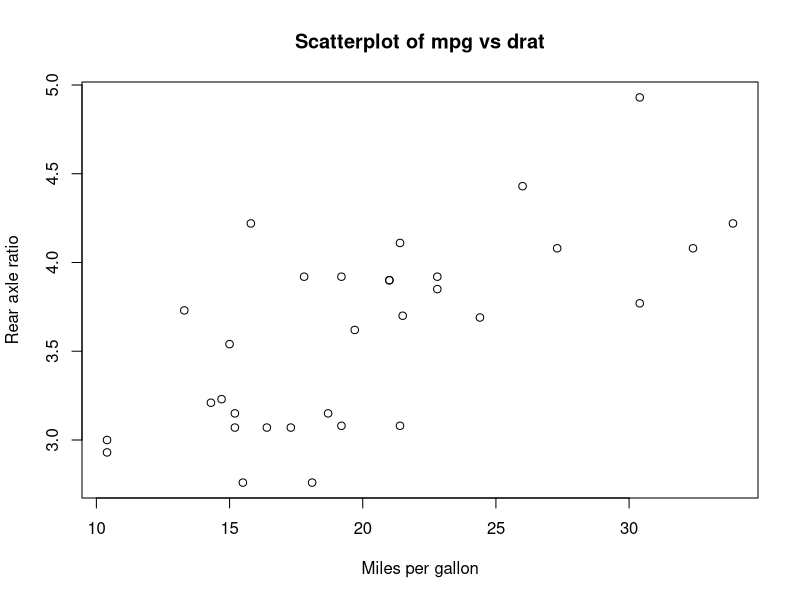
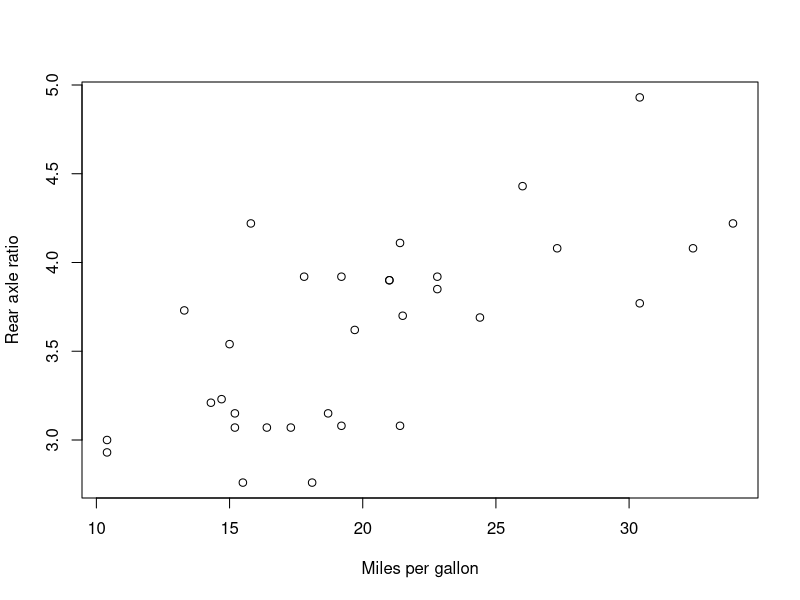
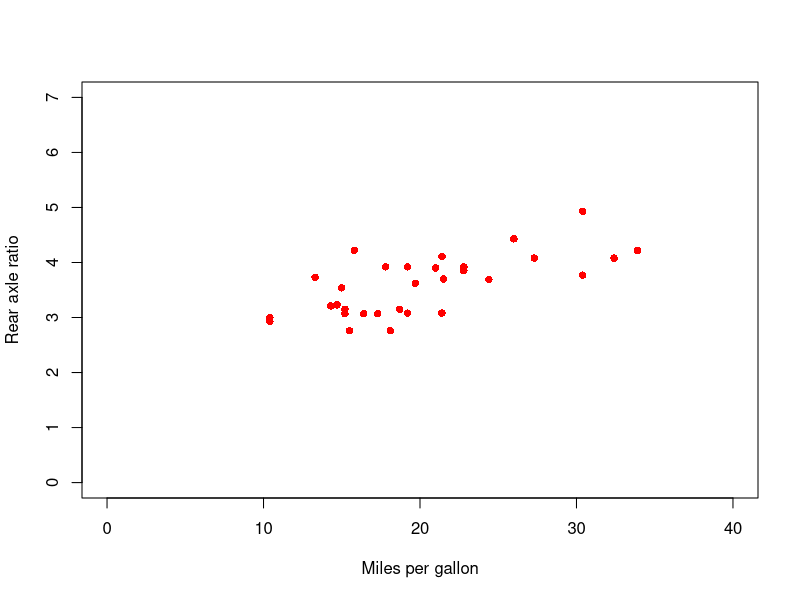
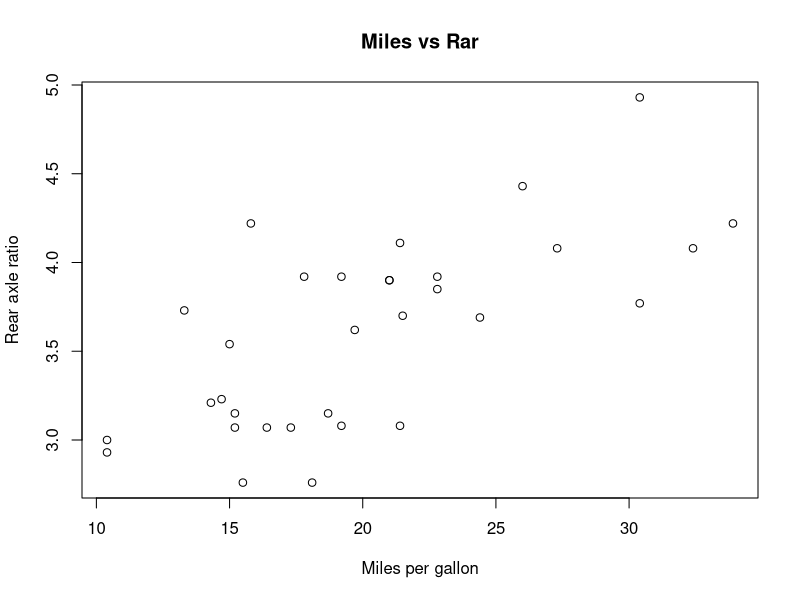
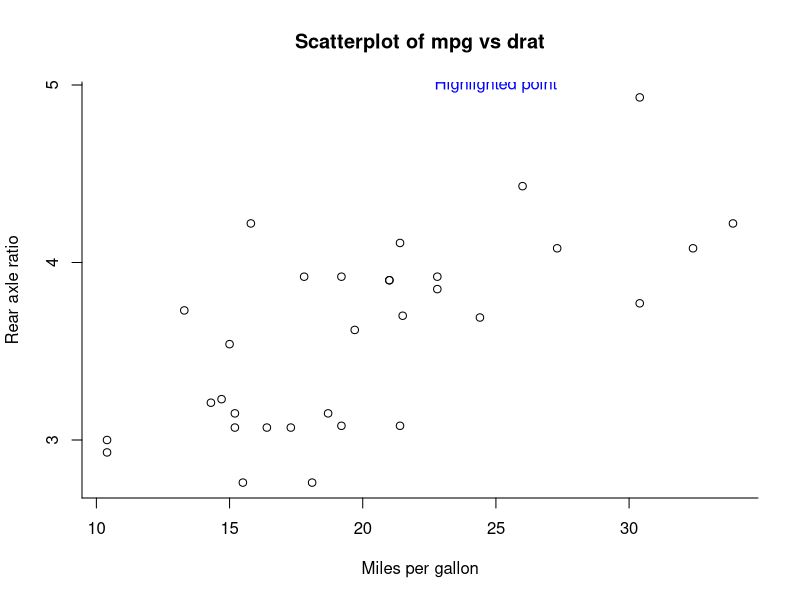
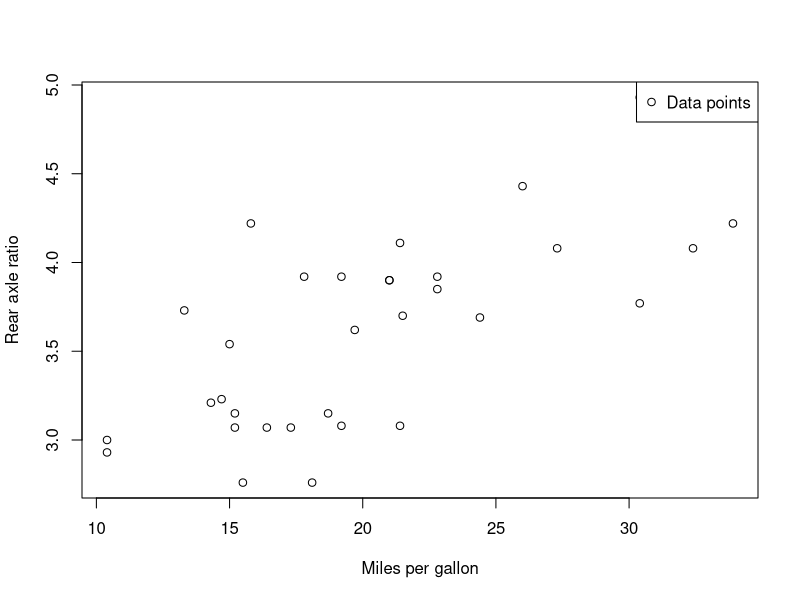
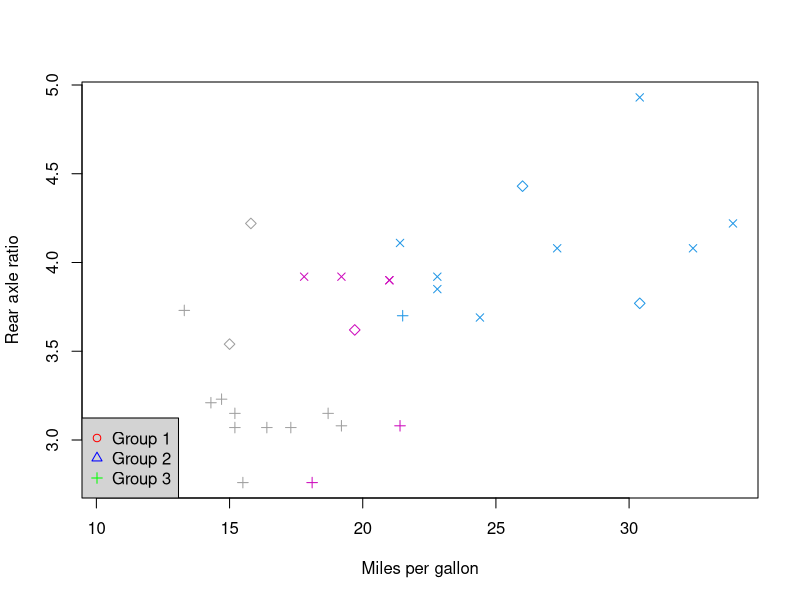
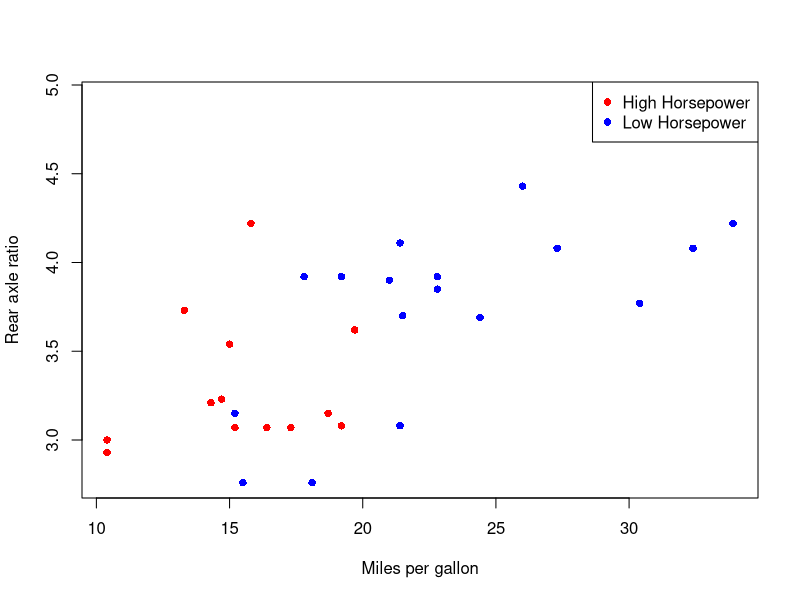

Reproduce these figures in R, in order.
## ---- chunk 1
knitr::opts_chunk$set(echo = TRUE)
## ---- chunk 2
# Charger le dataset mtcars inclus dans R
data(mtcars)

# Créer un scatterplot de mpg (x-axis) contre drat (y-axis) avec une étiquette pour l'axe des x
plot(mtcars$mpg, mtcars$drat, xlab = "Miles per gallon", ylab = "Rear axle ratio", 
     main = "Scatterplot of mpg vs drat")

## ---- chunk 3
# Charger le dataset mtcars
data(mtcars)

# Créer un scatterplot avec une étiquette pour l'axe des y
plot(mtcars$mpg, mtcars$drat, ylab = "Rear axle ratio", xlab = "Miles per gallon")
# Créer un scatterplot personnalisé
plot(mtcars$mpg, mtcars$drat,
     xlab = "Miles per gallon", 
     ylab = "Rear axle ratio",
     xlim = c(0, 40),       # Plage pour l'axe des x
     ylim = c(0, 7),        # Plage pour l'axe des y
     col = "red",           # Couleur des points
     pch = 16)              # Type de point (16 pour des points pleins)

## ---- chunk 4
# Ajouter un titre au graphique
plot(mtcars$mpg, mtcars$drat, 
     xlab = "Miles per gallon", 
     ylab = "Rear axle ratio", 
     main = "Miles vs Rar")

## ---- chunk 5
# Tracer les données sans axes
plot(mtcars$mpg, mtcars$drat, axes = FALSE, xlab = "", ylab = "")
# Ajouter les axes
axis(1, at = seq(0, 40, by = 5))  # Axe des x avec des marques de 5 en 5
axis(2, at = seq(0, 7, by = 1))   # Axe des y avec des marques de 1 en 1

# Ajouter les étiquettes et un titre
title(xlab = "Miles per gallon", ylab = "Rear axle ratio", main = "Scatterplot of mpg vs drat")

# Ajouter un texte au graphique
text(25, 5, "Highlighted point", col = "blue")  # Exemple d'ajout de texte


## ---- chunk 6
# Tracer le graphique
plot(mtcars$mpg, mtcars$drat, xlab = "Miles per gallon", ylab = "Rear axle ratio")

# Ajouter une légende
legend("topright", legend = "Data points", pch = 1, col = "black")

## ---- chunk 7
# Tracer le graphique avec différents groupes
plot(mtcars$mpg, mtcars$drat, col = mtcars$cyl, pch = mtcars$gear, 
     xlab = "Miles per gallon", ylab = "Rear axle ratio")

# Ajouter une légende avec des symboles et couleurs personnalisés
legend("bottomleft", 
       legend = c("Group 1", "Group 2", "Group 3"), 
       col = c("red", "blue", "green"), 
       pch = c(1, 2, 3), 
       bg = "lightgrey")

## ---- chunk 8
# Créer un graphique avec deux groupes basés sur une nouvelle variable
plot(mtcars$mpg, mtcars$drat, col = ifelse(mtcars$hp > 150, "red", "blue"), pch = 16,
     xlab = "Miles per gallon", ylab = "Rear axle ratio")

# Ajouter une légende pour les nouvelles variables
legend("topright", 
       legend = c("High Horsepower", "Low Horsepower"), 
       col = c("red", "blue"), 
       pch = 16)

## ---- chunk 9
#a : Tracer deux variables à la fois en supprimant les axes et en les ajoutant après
# Étape 1 : Tracer les données sans axes ni étiquettes
plot(mtcars$mpg, mtcars$drat, axes = FALSE, xlab = "", ylab = "")

# Étape 2 : Ajouter les axes et les étiquettes
axis(1, at = seq(10, 35, by = 5))  # Axe des x
axis(2, at = seq(2, 5, by = 1))    # Axe des y
title(xlab = "Miles per gallon", ylab = "Rear axle ratio", main = "Customized Plot")

#b : Ajouter une légende avec des couleurs et symboles pour chaque variable
# Tracer deux variables et personnaliser les points par groupe
plot(mtcars$mpg, mtcars$drat, col = mtcars$cyl, pch = mtcars$gear, 
     xlab = "Miles per gallon", ylab = "Rear axle ratio")

# Ajouter une légende dans la position top-right
legend("topright", 
       legend = c("Cyl: 4, Gear: 3", "Cyl: 6, Gear: 4", "Cyl: 8, Gear: 5"), 
       col = c("red", "blue", "green"), 
       pch = c(1, 2, 3))

